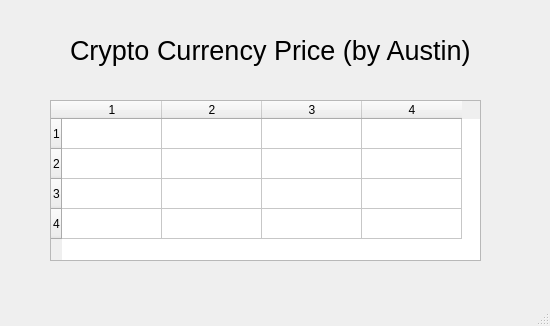
<?xml version="1.0" encoding="UTF-8"?>
<ui version="4.0">
 <class>MainWindow</class>
 <widget class="QMainWindow" name="MainWindow">
  <property name="geometry">
   <rect>
    <x>0</x>
    <y>0</y>
    <width>550</width>
    <height>326</height>
   </rect>
  </property>
  <property name="windowTitle">
   <string>Crypto Currency Price</string>
  </property>
  <widget class="QWidget" name="centralwidget">
   <widget class="QLabel" name="label">
    <property name="geometry">
     <rect>
      <x>70</x>
      <y>30</y>
      <width>421</width>
      <height>41</height>
     </rect>
    </property>
    <property name="font">
     <font>
      <pointsize>20</pointsize>
     </font>
    </property>
    <property name="text">
     <string>Crypto Currency Price (by Austin)</string>
    </property>
   </widget>
   <widget class="QTableWidget" name="tableWidget">
    <property name="geometry">
     <rect>
      <x>50</x>
      <y>100</y>
      <width>431</width>
      <height>161</height>
     </rect>
    </property>
    <property name="rowCount">
     <number>4</number>
    </property>
    <property name="columnCount">
     <number>4</number>
    </property>
    <row/>
    <row/>
    <row/>
    <row/>
    <column/>
    <column/>
    <column/>
    <column/>
   </widget>
  </widget>
  <widget class="QMenuBar" name="menubar">
   <property name="geometry">
    <rect>
     <x>0</x>
     <y>0</y>
     <width>550</width>
     <height>21</height>
    </rect>
   </property>
  </widget>
  <widget class="QStatusBar" name="statusbar"/>
 </widget>
 <resources/>
 <connections/>
</ui>
